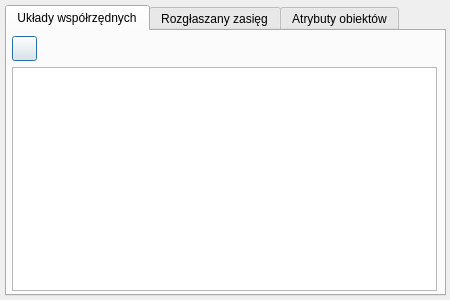
<?xml version="1.0" encoding="UTF-8"?>
<ui version="4.0">
 <class>Dialog</class>
 <widget class="QDialog" name="Dialog">
  <property name="geometry">
   <rect>
    <x>0</x>
    <y>0</y>
    <width>450</width>
    <height>300</height>
   </rect>
  </property>
  <property name="minimumSize">
   <size>
    <width>450</width>
    <height>300</height>
   </size>
  </property>
  <property name="windowTitle">
   <string>Ustawienia QGIS Server</string>
  </property>
  <widget class="QTabWidget" name="tab_widget">
   <property name="geometry">
    <rect>
     <x>5</x>
     <y>5</y>
     <width>441</width>
     <height>291</height>
    </rect>
   </property>
   <property name="currentIndex">
    <number>0</number>
   </property>
   <widget class="QWidget" name="crs_tab">
    <attribute name="title">
     <string>Układy współrzędnych</string>
    </attribute>
    <widget class="QWidget" name="crs_container" native="true">
     <property name="geometry">
      <rect>
       <x>5</x>
       <y>5</y>
       <width>425</width>
       <height>255</height>
      </rect>
     </property>
     <layout class="QVBoxLayout" name="verticalLayout">
      <property name="leftMargin">
       <number>0</number>
      </property>
      <property name="topMargin">
       <number>0</number>
      </property>
      <property name="rightMargin">
       <number>0</number>
      </property>
      <property name="bottomMargin">
       <number>0</number>
      </property>
      <item>
       <widget class="QWidget" name="crs_buttons_widget" native="true">
        <property name="minimumSize">
         <size>
          <width>0</width>
          <height>0</height>
         </size>
        </property>
        <layout class="QHBoxLayout" name="horizontalLayout_3">
         <property name="leftMargin">
          <number>0</number>
         </property>
         <property name="topMargin">
          <number>0</number>
         </property>
         <property name="rightMargin">
          <number>0</number>
         </property>
         <property name="bottomMargin">
          <number>0</number>
         </property>
         <item>
          <widget class="QPushButton" name="add_crs_button">
           <property name="minimumSize">
            <size>
             <width>25</width>
             <height>25</height>
            </size>
           </property>
           <property name="maximumSize">
            <size>
             <width>25</width>
             <height>25</height>
            </size>
           </property>
           <property name="toolTip">
            <string>Dodaj wybrany układ</string>
           </property>
           <property name="text">
            <string/>
           </property>
           <property name="icon">
            <iconset resource="resources.qrc">
             <normaloff>:/plugins/gml_explorer/add.png</normaloff>:/plugins/gml_explorer/add.png</iconset>
           </property>
           <property name="iconSize">
            <size>
             <width>16</width>
             <height>16</height>
            </size>
           </property>
           <property name="flat">
            <bool>false</bool>
           </property>
          </widget>
         </item>
         <item>
          <widget class="QgsProjectionSelectionWidget" name="crs_widget">
           <property name="minimumSize">
            <size>
             <width>250</width>
             <height>0</height>
            </size>
           </property>
          </widget>
         </item>
         <item>
          <spacer name="horizontalSpacer">
           <property name="orientation">
            <enum>Qt::Horizontal</enum>
           </property>
           <property name="sizeHint" stdset="0">
            <size>
             <width>40</width>
             <height>20</height>
            </size>
           </property>
          </spacer>
         </item>
        </layout>
       </widget>
      </item>
      <item>
       <widget class="QTreeWidget" name="crs_tree">
        <attribute name="headerVisible">
         <bool>false</bool>
        </attribute>
        <column>
         <property name="text">
          <string notr="true">1</string>
         </property>
        </column>
       </widget>
      </item>
     </layout>
    </widget>
   </widget>
   <widget class="QWidget" name="extent_tab">
    <attribute name="title">
     <string>Rozgłaszany zasięg</string>
    </attribute>
    <widget class="QWidget" name="extent_container" native="true">
     <property name="geometry">
      <rect>
       <x>5</x>
       <y>5</y>
       <width>425</width>
       <height>255</height>
      </rect>
     </property>
     <layout class="QVBoxLayout" name="verticalLayout_2">
      <item>
       <widget class="QWidget" name="extent_buttons_widget" native="true">
        <layout class="QHBoxLayout" name="horizontalLayout">
         <item>
          <widget class="QPushButton" name="map_window_extent_button">
           <property name="minimumSize">
            <size>
             <width>100</width>
             <height>100</height>
            </size>
           </property>
           <property name="maximumSize">
            <size>
             <width>100</width>
             <height>100</height>
            </size>
           </property>
           <property name="toolTip">
            <string>Zasięg okna mapy</string>
           </property>
           <property name="styleSheet">
            <string notr="true">QPushButton:checked {border: 5px solid rgba(0, 170, 0, 200);
                                      border-radius: 5px;}</string>
           </property>
           <property name="text">
            <string/>
           </property>
           <property name="icon">
            <iconset resource="resources.qrc">
             <normaloff>:/plugins/gml_explorer/map_extent.png</normaloff>:/plugins/gml_explorer/map_extent.png</iconset>
           </property>
           <property name="iconSize">
            <size>
             <width>90</width>
             <height>90</height>
            </size>
           </property>
           <property name="checkable">
            <bool>true</bool>
           </property>
           <property name="checked">
            <bool>false</bool>
           </property>
           <property name="flat">
            <bool>true</bool>
           </property>
          </widget>
         </item>
         <item>
          <widget class="QPushButton" name="project_layers_extent_button">
           <property name="minimumSize">
            <size>
             <width>100</width>
             <height>100</height>
            </size>
           </property>
           <property name="maximumSize">
            <size>
             <width>100</width>
             <height>100</height>
            </size>
           </property>
           <property name="toolTip">
            <string>Zasięg wczytanych warstw</string>
           </property>
           <property name="styleSheet">
            <string notr="true">QPushButton:checked {border: 5px solid rgba(0, 170, 0, 200);
                                      border-radius: 5px;}</string>
           </property>
           <property name="text">
            <string/>
           </property>
           <property name="icon">
            <iconset resource="resources.qrc">
             <normaloff>:/plugins/gml_explorer/layers_extent.png</normaloff>:/plugins/gml_explorer/layers_extent.png</iconset>
           </property>
           <property name="iconSize">
            <size>
             <width>85</width>
             <height>85</height>
            </size>
           </property>
           <property name="checkable">
            <bool>true</bool>
           </property>
           <property name="flat">
            <bool>true</bool>
           </property>
          </widget>
         </item>
        </layout>
       </widget>
      </item>
     </layout>
    </widget>
   </widget>
   <widget class="QWidget" name="attributes_tab">
    <attribute name="title">
     <string>Atrybuty obiektów</string>
    </attribute>
    <widget class="QWidget" name="attributes_container" native="true">
     <property name="geometry">
      <rect>
       <x>5</x>
       <y>5</y>
       <width>425</width>
       <height>255</height>
      </rect>
     </property>
     <layout class="QVBoxLayout" name="verticalLayout_3">
      <item>
       <widget class="QWidget" name="attributes_buttons_widget" native="true">
        <layout class="QHBoxLayout" name="horizontalLayout_2">
         <item>
          <widget class="QPushButton" name="expose_attributes_button">
           <property name="minimumSize">
            <size>
             <width>100</width>
             <height>100</height>
            </size>
           </property>
           <property name="maximumSize">
            <size>
             <width>100</width>
             <height>100</height>
            </size>
           </property>
           <property name="toolTip">
            <string>Prezentuj atrybuty obiektów w WMS</string>
           </property>
           <property name="styleSheet">
            <string notr="true">QPushButton:checked {border: 5px solid rgba(0, 170, 0, 200);
                                      border-radius: 5px;}</string>
           </property>
           <property name="text">
            <string/>
           </property>
           <property name="icon">
            <iconset resource="resources.qrc">
             <normaloff>:/plugins/gml_explorer/expose_attributes.png</normaloff>:/plugins/gml_explorer/expose_attributes.png</iconset>
           </property>
           <property name="iconSize">
            <size>
             <width>85</width>
             <height>85</height>
            </size>
           </property>
           <property name="checkable">
            <bool>true</bool>
           </property>
           <property name="flat">
            <bool>true</bool>
           </property>
          </widget>
         </item>
         <item>
          <widget class="QPushButton" name="hide_attributes_button">
           <property name="minimumSize">
            <size>
             <width>100</width>
             <height>100</height>
            </size>
           </property>
           <property name="maximumSize">
            <size>
             <width>100</width>
             <height>100</height>
            </size>
           </property>
           <property name="toolTip">
            <string>Ukryj atrybuty obiektów w WMS</string>
           </property>
           <property name="styleSheet">
            <string notr="true">QPushButton:checked {border: 5px solid rgba(255, 0, 0, 180);
                                      border-radius: 5px;}</string>
           </property>
           <property name="text">
            <string/>
           </property>
           <property name="icon">
            <iconset resource="resources.qrc">
             <normaloff>:/plugins/gml_explorer/hide_attributes.png</normaloff>:/plugins/gml_explorer/hide_attributes.png</iconset>
           </property>
           <property name="iconSize">
            <size>
             <width>85</width>
             <height>85</height>
            </size>
           </property>
           <property name="checkable">
            <bool>true</bool>
           </property>
           <property name="checked">
            <bool>false</bool>
           </property>
           <property name="flat">
            <bool>true</bool>
           </property>
          </widget>
         </item>
        </layout>
       </widget>
      </item>
     </layout>
    </widget>
   </widget>
  </widget>
 </widget>
 <customwidgets>
  <customwidget>
   <class>QgsProjectionSelectionWidget</class>
   <extends>QWidget</extends>
   <header>qgsprojectionselectionwidget.h</header>
  </customwidget>
 </customwidgets>
 <resources>
  <include location="resources.qrc"/>
 </resources>
 <connections/>
</ui>
